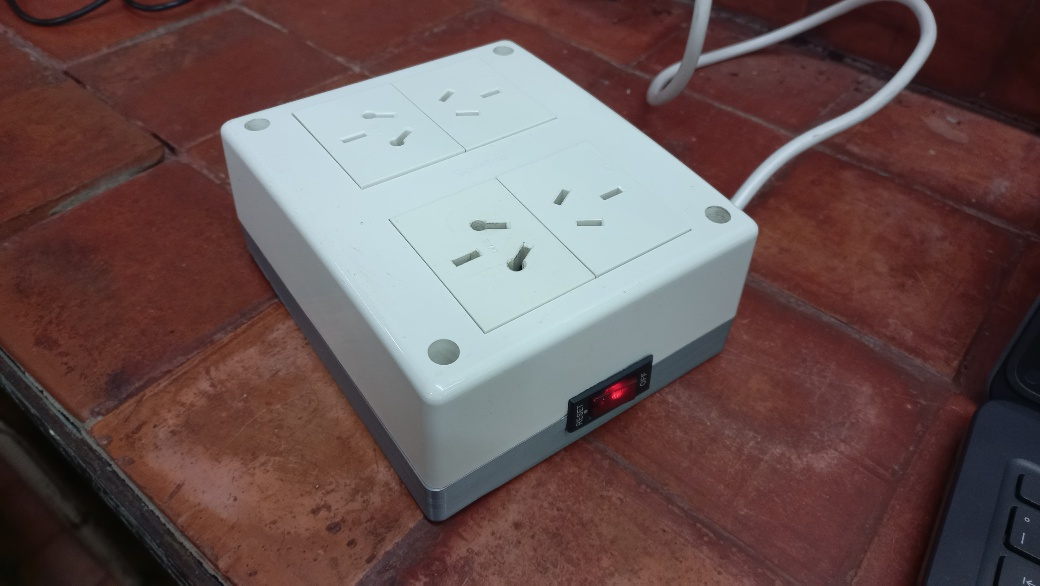
#> input picture assets/zer_3_resized.jpg, 1040 x 586 px, found by its file name
$ python global-threshold.py
#> lines starting #> are read from the running program, lines starting #| are printed output that depends on the picture; after the words box and inside, x2 and y2 are one past the last pixel; in counts of white or black regions, pixels touching at a corner belong together
import cv2
import os

img = cv2.imread(os.path.join('.', 'assets', 'zer_3_resized.jpg'))
#> img is the input picture: shape (586, 1040, 3); mean B, G, R 82.5, 83.5, 104.8

img_gray = cv2.cvtColor(img, cv2.COLOR_BGR2GRAY)
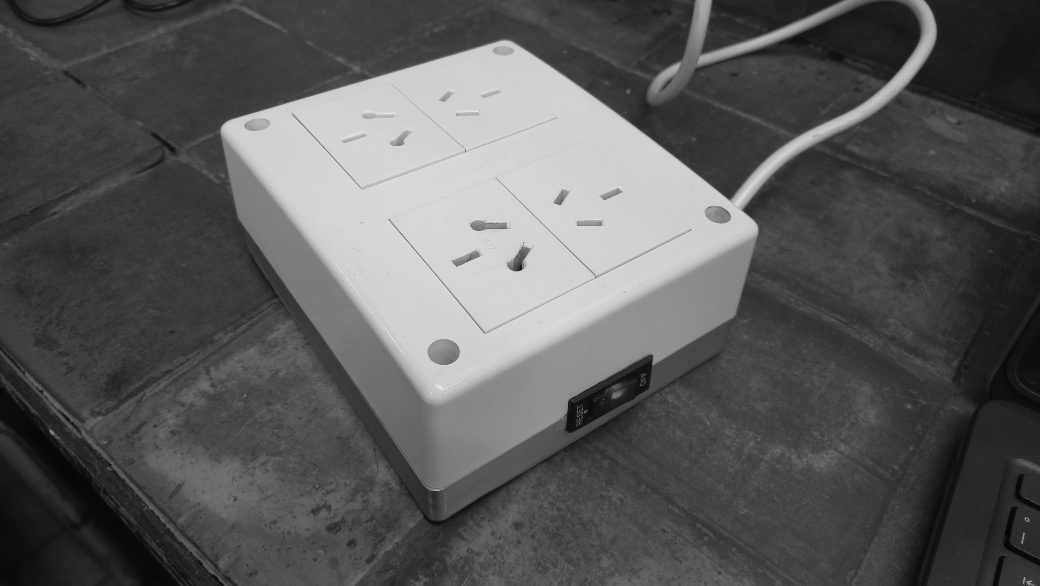
#> img_gray: shape (586, 1040); min 3, max 247, mean 89.8
# todo lo mayor a 80 se pinta con 255, todo lo menor a 80 se pinta con 0
ret, thresh = cv2.threshold(img_gray, 80, 255, cv2.THRESH_BINARY)
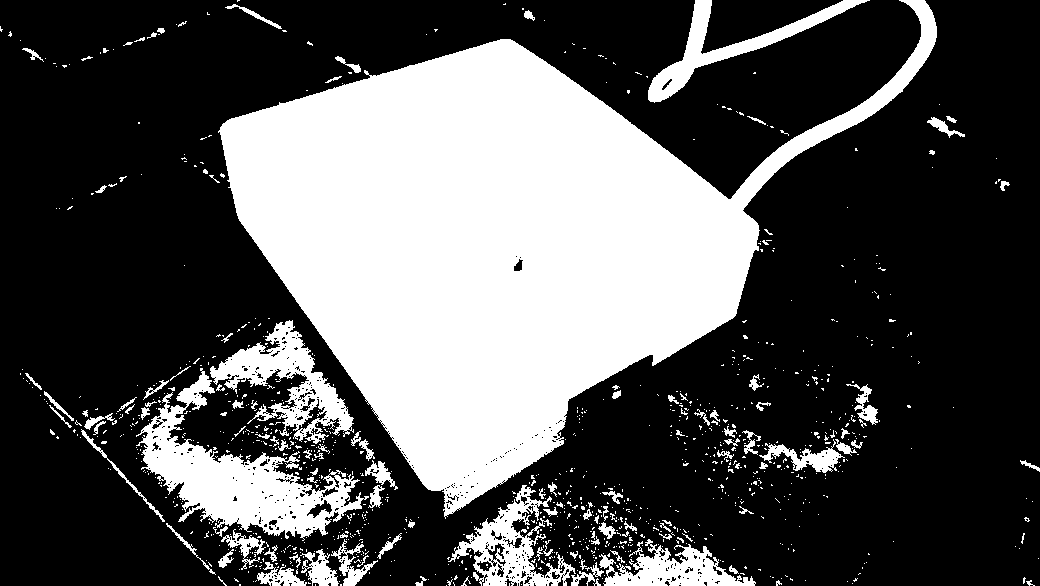
#> thresh: shape (586, 1040); 32.6% white; 1077 white regions (960 under 20 px), largest, box (x1, y1, x2, y2) and area: (218, 0, 937, 519) 154267, (136, 368, 369, 541) 12679, (210, 320, 354, 444) 6057

thresh = cv2.blur(thresh, (7, 7))
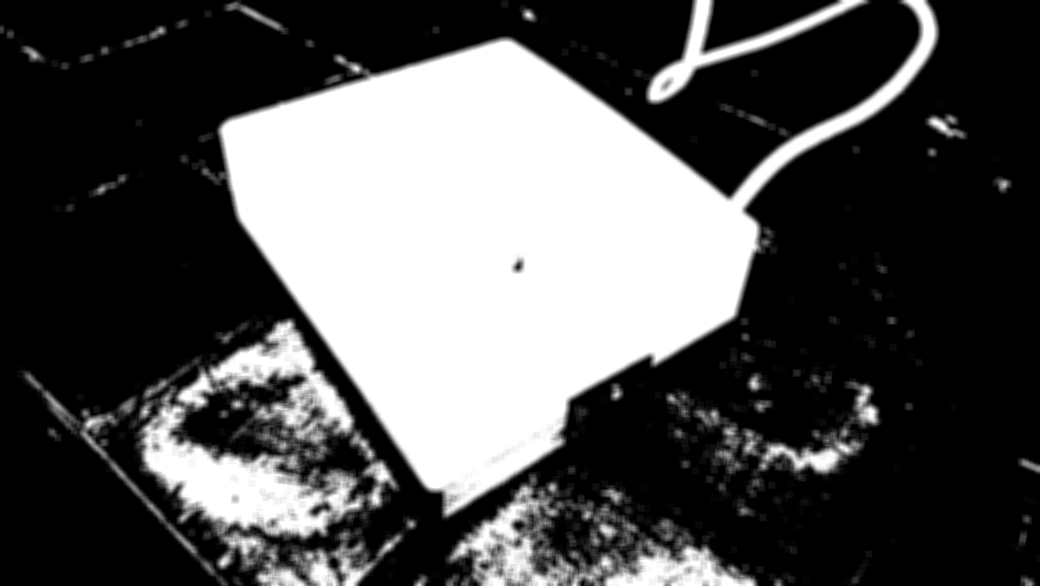
#> thresh: shape (586, 1040); min 0, max 255, mean 83.2

ret, thresh = cv2.threshold(thresh, 80, 255, cv2.THRESH_BINARY)
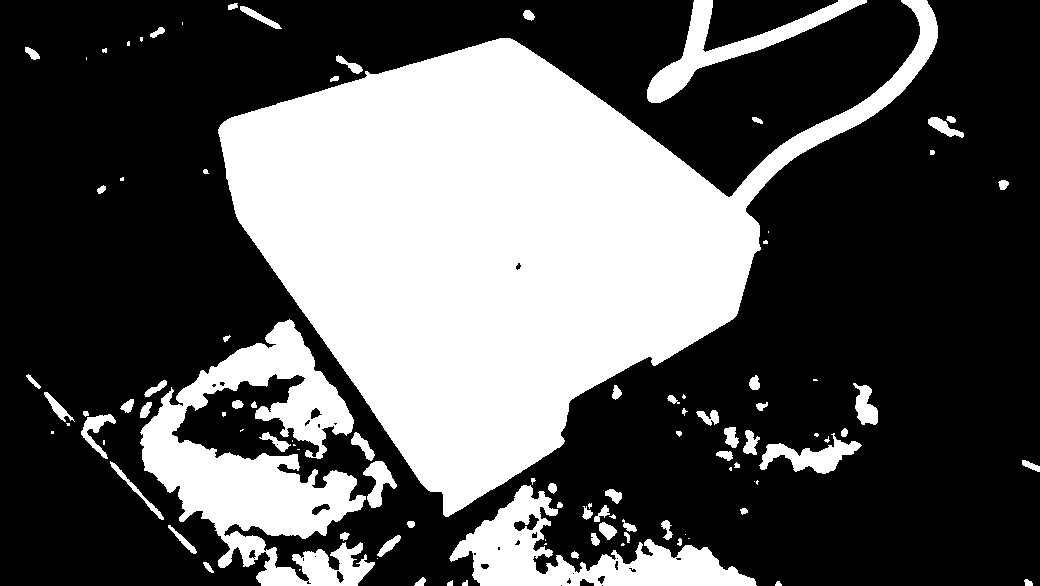
#> thresh: shape (586, 1040); 34.5% white; 103 white regions (31 under 20 px), largest, box (x1, y1, x2, y2) and area: (218, 0, 938, 517) 156854, (140, 319, 375, 586) 27026, (449, 485, 757, 586) 11359

cv2.imshow('imagen', img)
cv2.imshow('img_gray', img_gray)
cv2.imshow('thresh', thresh)
cv2.waitKey(0)

$ run again, with assets/futbol_pibes.png saved as assets/zer_3_resized.jpg
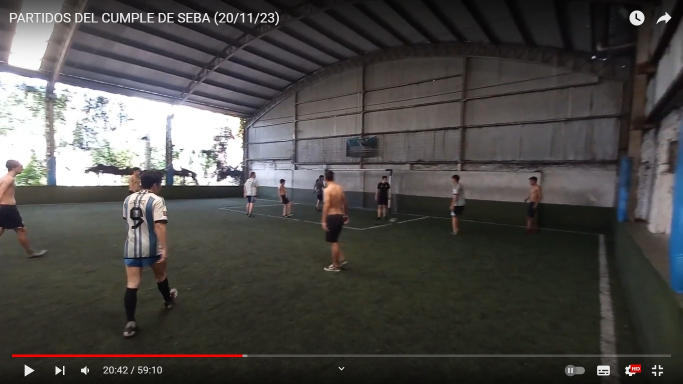
#> input picture assets/futbol_pibes.png, 1366 x 768 px, found by its file name (shown at 1/2 size)
#> img is the input picture: shape (768, 1366, 3); mean B, G, R 71.1, 73.4, 75.6
#> `ret, thresh = cv2.threshold(img_gray, 80, 255, cv2.THRESH_BINARY)`:
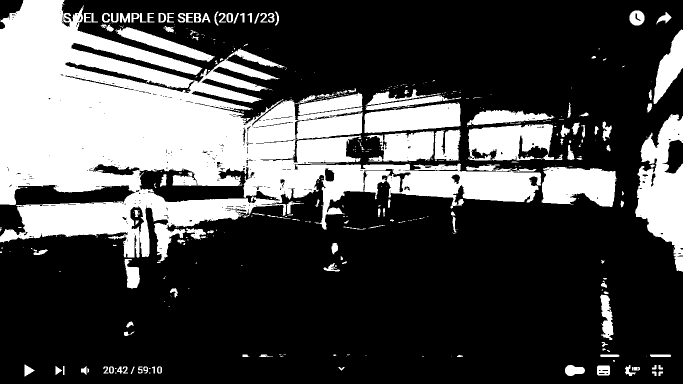
#> thresh: shape (768, 1366) (shown at 1/2 size); 29.5% white; 437 white regions (298 under 20 px), largest, box (x1, y1, x2, y2) and area: (0, 0, 1082, 523) 224998, (1270, 228, 1366, 544) 17046, (1083, 334, 1233, 414) 9490
#> `ret, thresh = cv2.threshold(thresh, 80, 255, cv2.THRESH_BINARY)`:
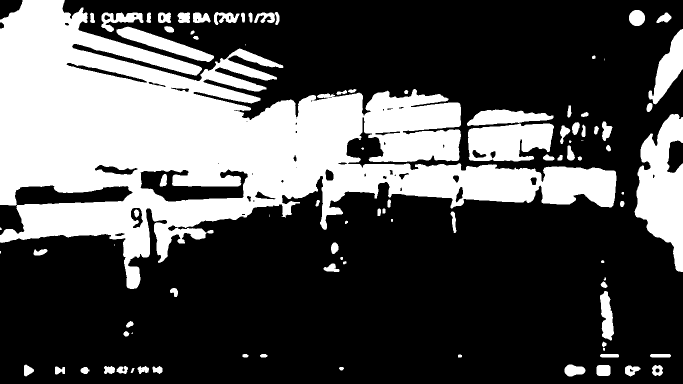
#> thresh: shape (768, 1366) (shown at 1/2 size); 32% white; 93 white regions (10 under 20 px), largest, box (x1, y1, x2, y2) and area: (0, 0, 1233, 578) 276796, (1269, 228, 1366, 544) 18237, (936, 247, 1108, 323) 10124
